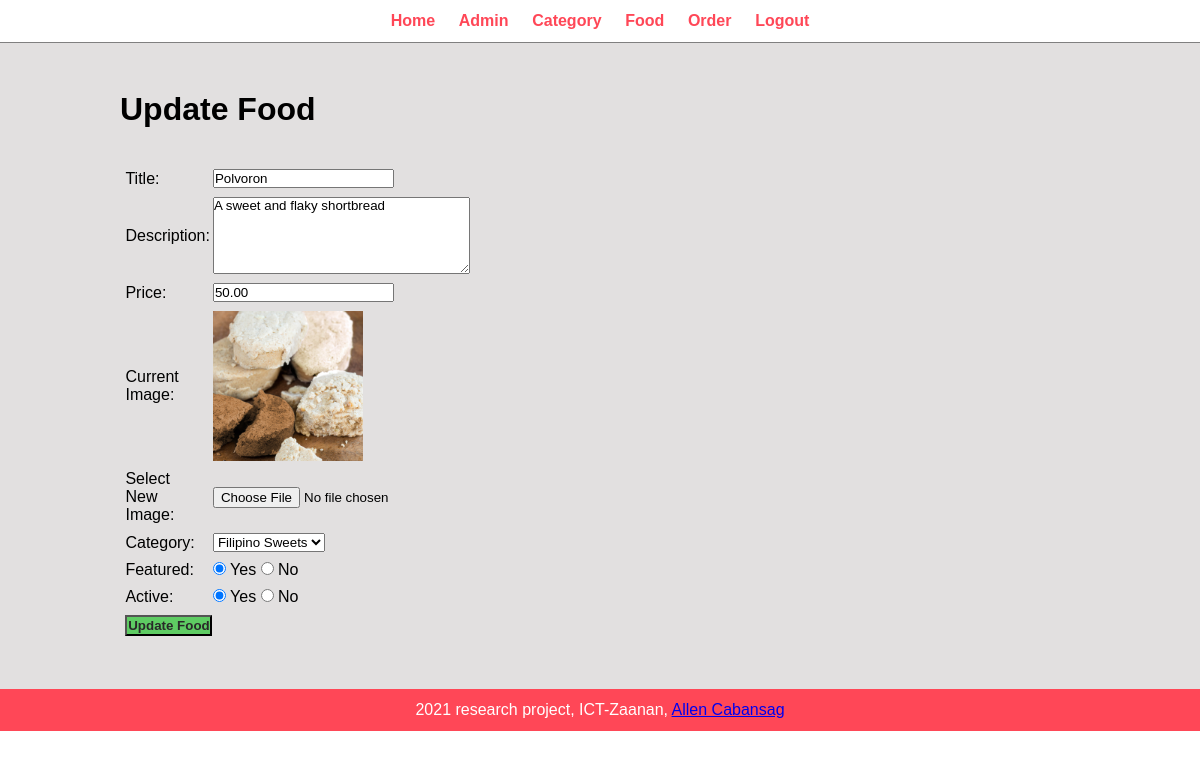
The app's page /admin/update-food.php?id=1 (signed in) with its own data.
### tables this page shows
CREATE TABLE `tbl_food1` (
  `id` int(10) UNSIGNED NOT NULL,
  `title` varchar(150) NOT NULL,
  `description` varchar(255) NOT NULL,
  `price` decimal(10,2) NOT NULL,
  `image_name` varchar(255) NOT NULL,
  `category_id` int(10) NOT NULL,
  `featured` varchar(10) NOT NULL,
  `active` varchar(10) NOT NULL
);

CREATE TABLE `tbl_category1` (
  `id` int(10) UNSIGNED NOT NULL,
  `title` varchar(100) NOT NULL,
  `image_name` varchar(255) NOT NULL,
  `featured` varchar(10) NOT NULL,
  `active` varchar(10) NOT NULL
);

### admin/update-food.php (the view, shortened to what this page needs)
<?php include('partials/menu.php'); ?>
<?php
    if(isset($_GET['id']))
    {
        $id = $_GET['id'];
        $sql2 = "SELECT * FROM tbl_food1 WHERE id=$id";
        $res2 = mysqli_query($conn, $sql2);
        $row2 = mysqli_fetch_assoc($res2);
        $title = $row2['title'];
        $description = $row2['description'];
        $price = $row2['price'];
        $current_image = $row2['image_name'];
        $current_category = $row2['category_id'];
        $featured = $row2['featured'];
        $active = $row2['active'];
    }
    else
    {
        header('location:'.SITEURL.'admin/manage-food.php');
    }
?>
<div class="main-content">
    <div class="wrapper">
        <h1>Update Food</h1>
        <br><br>
        <form action="" method="POST" enctype="multipart/form-data">
        <table class="tbl-30">
            <tr>
                <td>Title: </td>
                <td>
                    <input type="text" name="title" value="<?php echo $title; ?>">
                </td>
            </tr>
            <tr>
                <td>Description: </td>
                <td>
                    <textarea name="description" cols="30" rows="5"><?php echo $description; ?></textarea>
                </td>
            </tr>
            <tr>
                <td>Price: </td>
                <td>
                    <input type="number" name="price" value="<?php echo $price; ?>">
                </td>
            </tr>
            <tr>
                <td>Current Image: </td>
                <td>
                    <?php
                        if($current_image == "")
                        {
                            echo "<div class='error'>Image not Available.</div>";
                        }
                        else
                        {
                            ?>
                            <img src="<?php echo SITEURL; ?>images/food/<?php echo $current_image; ?>" width="150px">
                            <?php
                        }
                    ?>
                </td>
            </tr>
            <tr>
                <td>Select New Image: </td>
                <td>
                    <input type="file" name="image">
                </td>
            </tr>
            <tr>
                <td>Category: </td>
                <td>
                    <select name="category">
                        <?php
                            $sql = "SELECT * FROM tbl_category1 WHERE active='Yes'";
                            $res = mysqli_query($conn, $sql);
                            $count = mysqli_num_rows($res);
                            if($count>0)
                            {
                                while($row=mysqli_fetch_assoc($res))
                                {
                                    $category_title = $row['title'];
                                    $category_id = $row['id'];
                                    ?>
                                    <option <?php if($current_category==$category_id){echo "selected";} ?> value="<?php echo $category_id; ?>"><?php echo $category_title; ?></option>
                                    <?php
                                }
                            }
                            else
                            {
                                echo "<option value='0'>Category Not Available.</option>";
                            }
                        ?>
                    </select>
                </td>
            </tr>
            <tr>
                <td>Featured: </td>
                <td>
                    <input <?php if($featured=="Yes") {echo "checked";} ?> type="radio" name="featured" value="Yes"> Yes
                    <input <?php if($featured=="No") {echo "checked";} ?> type="radio" name="featured" value="No"> No
                </td>
            </tr>
            <tr>
                <td>Active: </td>
                <td>
                    <input <?php if($active=="Yes") {echo "checked";} ?> type="radio" name="active" value="Yes"> Yes
                    <input <?php if($active=="No") {echo "checked";} ?> type="radio" name="active" value="No"> No
                </td>
            </tr>
            <tr>
                <td>
                    <input type="submit" name="submit" value="Update Food" class="btn-secondary">
                </td>
            </tr>
        </table>
        </form>
    </div>
</div>
<?php include('partials/footer.php'); ?>

### css/admin.css (style rules this page uses)
* { margin: 0; padding: 0; font-family: Arial, Helvetica, sans-serif; }
.wrapper { padding: 1%; width: 80%; margin: 0 auto; }
.tbl-30 { width: 30%; }
table tr td { padding: 1%; }
.btn-secondary { background-color: #5ecc63; padding: 1%; color: rgb(41, 41, 41); text-decoration: none; font-weight: bold; }
.main-content { background-color: rgb(226, 224, 224); padding: 3% 0; }

### records on screen
tbl_food1: title "Polvoron", description "A sweet and flaky shortbread", price "50.00", image_name (picture), category "Filipino Sweets", featured "☑", active "☑"
